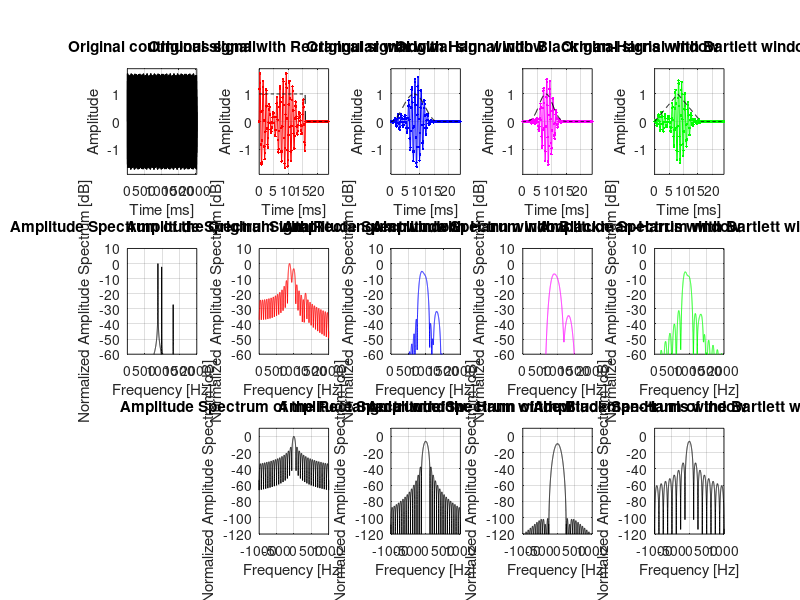

Recreate this plot in MATLAB.
%%%%%%%%%%%%%%%%%%%%%%%%%%%%%%%%%%%%%%%%%%%%%%%%%%%%%%%%%%%%%%%%%%%%%%%%%%%
% FFT Window Demo for Applied Electronic Engineering Class
%  (compatible with Matlab/Octave)
%    by Yoshiki NAGATANI, Kobe City College of Technology
%    https://github.com/nagataniyoshiki
% 
%   rev. 20170512: First version
%%%%%%%%%%%%%%%%%%%%%%%%%%%%%%%%%%%%%%%%%%%%%%%%%%%%%%%%%%%%%%%%%%%%%%%%%%%

clear;

%% Edit this part %%%%%%%%%%%%%%%%%%%%%%%%%%%%%%%%%%%%%%%%%%%%%%%%
% Original Signal
fs = 8000;   % Sampling rate [Hz]
N = 128;     % Number of samples [points]

amp1  = 1.000;  % Signal1: Amplitude [arb.]
freq1 = 880.0;  % Signal1: Frequency [Hz]   % A

amp2  = 0.707;  % Signal2: Amplitude [arb.] % -3dB
freq2 = 987.8;  % Signal2: Frequency [Hz]   % B
% freq2 = 1046.5; % Signal2: Frequency [Hz]   % C

amp3  = 0.050;  % Signal3: Amplitude [arb.] % -26dB
freq3 = 1320.0; % Signal3: Frequency [Hz]   % E

% Ratio for Zero Padding (1: original)
ZeroPaddingRatio = 128;
%%%%%%%%%%%%%%%%%%%%%%%%%%%%%%%%%%%%%%%%%%%%%%%%%%%%%%%%%%%%%%%%%%%%%%%%%%%

% Time axes
dt = 1.0/fs;
t1 = [0:N-1]*dt;
t2 = [0:N*ZeroPaddingRatio-1]*dt;

% Windows
rad = 2*pi()*[0:N-1]/N;
Win_Rect = [ones(1,N) zeros(1,N*(ZeroPaddingRatio-1))];
Win_Hann = [0.5-0.5*cos(rad) zeros(1,N*(ZeroPaddingRatio-1))];
Win_BlHr = [0.35875-0.48829*cos(rad)+0.14128*cos(2*rad)-0.01168*cos(3*rad) zeros(1,N*(ZeroPaddingRatio-1))];
Win_Bart = [1.0-2.0*abs([0:N-1]/N-0.5) zeros(1,N*(ZeroPaddingRatio-1))];

% Signal
Sig = [amp1*sin(2*pi()*freq1*t1) + amp2*sin(2*pi()*freq2*t1) + amp3*sin(2*pi()*freq3*t1) zeros(1,N*(ZeroPaddingRatio-1))];
Sig_Cont = amp1*sin(2*pi()*freq1*t2) + amp2*sin(2*pi()*freq2*t2) + amp3*sin(2*pi()*freq3*t2);
Sig_Rect = Sig .* Win_Rect;
Sig_Hann = Sig .* Win_Hann;
Sig_BlHr = Sig .* Win_BlHr;
Sig_Bart = Sig .* Win_Bart;

% Signal for Listening
t3 = [0:round(1/dt)-1]*dt; % 1 second
Sig_Listen  = amp1*sin(2*pi()*freq1*t3) + amp2*sin(2*pi()*freq2*t3) + amp3*sin(2*pi()*freq3*t3);
Sig1_Listen = amp1*sin(2*pi()*freq1*t3);
Sig2_Listen = amp2*sin(2*pi()*freq2*t3);
Sig3_Listen = amp3*sin(2*pi()*freq3*t3);

% Frequency axes
f_Win = [-N/2*ZeroPaddingRatio:N/2*ZeroPaddingRatio-1]/(N*ZeroPaddingRatio*dt);
f_Sig = [0:N*ZeroPaddingRatio-1]/(N*ZeroPaddingRatio*dt);

% Prepare figure window
fig1 = figure;
set(fig1,'Name','FFT Window Demo','position',[10 40 1900 960]);

timeaxis_SigWin  = [0 N*1.5*dt*1000 -abs(max(Sig)*1.1) abs(max(Sig)*1.1)];
timeaxis_SigCont = [0 (N*ZeroPaddingRatio-1)*dt*1000 -abs(max(Sig)*1.1) abs(max(Sig)*1.1)];

% Plot waveform (Continuous)
subplot(3,5,1);
plot(t2*1000,Sig_Cont,'k-');
grid on;
axis(timeaxis_SigCont);
title(sprintf('Original coutinuous signal'));
ylabel('Amplitude');
xlabel('Time [ms]');
drawnow;

% Plot waveform (Rect)
subplot(3,5,2);
plot(t2*1000,Sig_Rect,'r.-');
hold on;
plot(t2*1000,Win_Rect,'k--');
grid on;
axis(timeaxis_SigWin);
% title(sprintf('Original signal at [%.2f @ %.1fHz] + [%.2f @ %.1fHz] + [%.2f @ %.1fHz] with Rectangular window', amp1, freq1, amp2, freq2, amp3, freq3 ));
title(sprintf('Original signal with Rectangular window'));
ylabel('Amplitude');
xlabel('Time [ms]');
drawnow;

% Plot waveform (Hann)
subplot(3,5,3);
plot(t2*1000,Sig_Hann,'b.-');
hold on;
plot(t2*1000,Win_Hann,'k--');
grid on;
axis(timeaxis_SigWin);
title(sprintf('Original signal with Hann window'));
ylabel('Amplitude');
xlabel('Time [ms]');
drawnow;

% Plot waveform (Blackman-Harris)
subplot(3,5,4);
plot(t2*1000,Sig_BlHr,'m.-');
hold on;
plot(t2*1000,Win_BlHr,'k--');
grid on;
axis(timeaxis_SigWin);
title(sprintf('Original signal with Blackman-Harris window'));
ylabel('Amplitude');
xlabel('Time [ms]');
drawnow;

% Plot waveform (Bartlett)
subplot(3,5,5);
plot(t2*1000,Sig_Bart,'g.-');
hold on;
plot(t2*1000,Win_Bart,'k--');
grid on;
axis(timeaxis_SigWin);
title(sprintf('Original signal with Bartlett window'));
ylabel('Amplitude');
xlabel('Time [ms]');
drawnow;

% FFT
FFT_Win_Rect = fft(Win_Rect);
FFT_Win_Hann = fft(Win_Hann);
FFT_Win_BlHr = fft(Win_BlHr);
FFT_Win_Bart = fft(Win_Bart);
FFT_Win_Rect = [FFT_Win_Rect(N*ZeroPaddingRatio/2+1:N*ZeroPaddingRatio) FFT_Win_Rect(1:N*ZeroPaddingRatio/2)];
FFT_Win_Hann = [FFT_Win_Hann(N*ZeroPaddingRatio/2+1:N*ZeroPaddingRatio) FFT_Win_Hann(1:N*ZeroPaddingRatio/2)];
FFT_Win_BlHr = [FFT_Win_BlHr(N*ZeroPaddingRatio/2+1:N*ZeroPaddingRatio) FFT_Win_BlHr(1:N*ZeroPaddingRatio/2)];
FFT_Win_Bart = [FFT_Win_Bart(N*ZeroPaddingRatio/2+1:N*ZeroPaddingRatio) FFT_Win_Bart(1:N*ZeroPaddingRatio/2)];

FFT_Sig_Cont = fft(Sig_Cont);
FFT_Sig_Rect = fft(Sig_Rect);
FFT_Sig_Hann = fft(Sig_Hann);
FFT_Sig_BlHr = fft(Sig_BlHr);
FFT_Sig_Bart = fft(Sig_Bart);

% convert to dB scale
dB_Win_Rect = 20*log10(abs(FFT_Win_Rect)/max(abs(FFT_Win_Rect)));
dB_Win_Hann = 20*log10(abs(FFT_Win_Hann)/max(abs(FFT_Win_Rect)));
dB_Win_BlHr = 20*log10(abs(FFT_Win_BlHr)/max(abs(FFT_Win_Rect)));
dB_Win_Bart = 20*log10(abs(FFT_Win_Bart)/max(abs(FFT_Win_Rect)));
dB_Sig_Cont = 20*log10(abs(FFT_Sig_Cont)/max(abs(FFT_Sig_Cont)));
dB_Sig_Rect = 20*log10(abs(FFT_Sig_Rect)/max(abs(FFT_Sig_Rect)));
dB_Sig_Hann = 20*log10(abs(FFT_Sig_Hann)/max(abs(FFT_Sig_Rect)));
dB_Sig_BlHr = 20*log10(abs(FFT_Sig_BlHr)/max(abs(FFT_Sig_Rect)));
dB_Sig_Bart = 20*log10(abs(FFT_Sig_Bart)/max(abs(FFT_Sig_Rect)));

freqaxis_Win = [-fs/8 fs/8 -120 10];
freqaxis_Sig = [0 fs/4 -60 10];

% Plot spectrum (Continuous)
subplot(3,5,6);
plot(f_Sig,dB_Sig_Cont,'k-');
grid on;
axis(freqaxis_Sig);
title(sprintf('Amplitude Spectrum of the Original Signal'));
ylabel('Normalized Amplitude Spectrum [dB]');
xlabel('Frequency [Hz]');
drawnow;

% Plot spectrum (Rect)
subplot(3,5,7);
plot(f_Sig,dB_Sig_Rect,'r-');
grid on;
axis(freqaxis_Sig);
title(sprintf('Amplitude Spectrum with Rectangular window'));
ylabel('Normalized Amplitude Spectrum [dB]');
xlabel('Frequency [Hz]');
drawnow;

% Plot spectrum (Hann)
subplot(3,5,8);
plot(f_Sig,dB_Sig_Hann,'b-');
grid on;
axis(freqaxis_Sig);
title(sprintf('Amplitude Spectrum with Hann window'));
ylabel('Normalized Amplitude Spectrum [dB]');
xlabel('Frequency [Hz]');
drawnow;

% Plot spectrum (Blackman-Harris)
subplot(3,5,9);
plot(f_Sig,dB_Sig_BlHr,'m-');
grid on;
axis(freqaxis_Sig);
title(sprintf('Amplitude Spectrum with Blackman-Harris window'));
ylabel('Normalized Amplitude Spectrum [dB]');
xlabel('Frequency [Hz]');
drawnow;

% Plot spectrum (Bartlett)
subplot(3,5,10);
plot(f_Sig,dB_Sig_Bart,'g-');
grid on;
axis(freqaxis_Sig);
title(sprintf('Amplitude Spectrum with Bartlett window'));
ylabel('Normalized Amplitude Spectrum [dB]');
xlabel('Frequency [Hz]');
drawnow;

% Plot window's spectrum (Rect)
subplot(3,5,12);
plot(f_Win,dB_Win_Rect,'k-');
grid on;
axis(freqaxis_Win);
title(sprintf('Amplitude Spectrum of the Rectangular window'));
ylabel('Normalized Amplitude Spectrum [dB]');
xlabel('Frequency [Hz]');
drawnow;

% Plot window's spectrum (Hann)
subplot(3,5,13);
plot(f_Win,dB_Win_Hann,'k-');
grid on;
axis(freqaxis_Win);
title(sprintf('Amplitude Spectrum of the Hann window'));
ylabel('Normalized Amplitude Spectrum [dB]');
xlabel('Frequency [Hz]');
drawnow;

% Plot window's spectrum (Blackman-Harris)
subplot(3,5,14);
plot(f_Win,dB_Win_BlHr,'k-');
grid on;
axis(freqaxis_Win);
title(sprintf('Amplitude Spectrum of the Blackman-Harris window'));
ylabel('Normalized Amplitude Spectrum [dB]');
xlabel('Frequency [Hz]');
drawnow;

% Plot window's spectrum (Bartlett)
subplot(3,5,15);
plot(f_Win,dB_Win_Bart,'k-');
grid on;
axis(freqaxis_Win);
title(sprintf('Amplitude Spectrum of the Bartlett window'));
ylabel('Normalized Amplitude Spectrum [dB]');
xlabel('Frequency [Hz]');
drawnow;

% Play sound
sound(Sig1_Listen/max(abs(Sig_Listen)),fs);
pause(1.2);
sound(Sig2_Listen/max(abs(Sig_Listen)),fs);
pause(1.2);
sound(Sig3_Listen/max(abs(Sig_Listen)),fs);
pause(1.8);
sound(Sig_Listen/max(abs(Sig_Listen)),fs);
pause(1.2);
